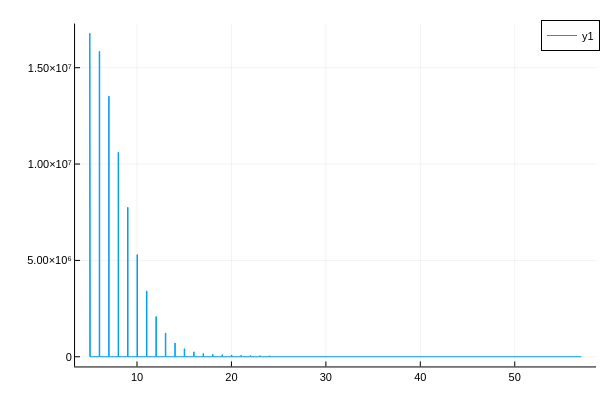

Write notebook code for a chart like this one.
### Code cell
# ND=0.5
all_pixels = collect(Iterators.flatten(tcspc_stream[:,5:128]))
histogram(all_pixels, bins=1000)

### Figure 1 — Plotly figure (JSON) as saved in the notebook; plotly's stock layout.template omitted (floating-point values rounded to 4 significant figures; data arrays with more than 128 entries replaced by an {"elided": "..."} marker saying what was removed)
{"data": [{"colorbar": {"len": 0.9525, "title": "", "x": 0.9934, "y": 0.5139}, "legendgroup": "y1", "line": {"color": "rgba(0, 154, 250, 1.000)", "dash": "solid", "shape": "linear", "width": 1}, "mode": "lines", "name": "y1", "showlegend": true, "type": "scatter", "x": {"elided": "2084 float values"}, "xaxis": "x", "y": {"elided": "2084 int values"}, "yaxis": "y"}], "layout": {"annotations": [], "height": 400, "legend": {"bgcolor": "rgba(255, 255, 255, 1.000)", "bordercolor": "rgba(0, 0, 0, 1.000)", "borderwidth": 1, "font": {"color": "rgba(0, 0, 0, 1.000)", "family": "sans-serif", "size": 11}, "title": {"font": {"color": "rgba(0, 0, 0, 1.000)", "family": "sans-serif", "size": 15}, "text": ""}, "tracegroupgap": 0, "traceorder": "normal", "x": 1, "xanchor": "auto", "y": 1, "yanchor": "auto"}, "margin": {"b": 20, "l": 0, "r": 0, "t": 20}, "paper_bgcolor": "rgba(255, 255, 255, 1.000)", "plot_bgcolor": "rgba(255, 255, 255, 1.000)", "showlegend": true, "width": 600, "xaxis": {"anchor": "y", "domain": [0.1251, 0.9934], "gridcolor": "rgba(0, 0, 0, 0.100)", "gridwidth": 0.5, "linecolor": "rgba(0, 0, 0, 1.000)", "mirror": false, "range": [3.438, 58.61], "showgrid": true, "showline": true, "showticklabels": true, "tickangle": 0, "tickcolor": "rgb(0, 0, 0)", "tickfont": {"color": "rgba(0, 0, 0, 1.000)", "family": "sans-serif", "size": 11}, "tickmode": "array", "ticks": "inside", "ticktext": ["10", "20", "30", "40", "50"], "tickvals": [10, 20, 30, 40, 50], "title": "", "titlefont": {"color": "rgba(0, 0, 0, 1.000)", "family": "sans-serif", "size": 15}, "type": "-", "visible": true, "zeroline": false, "zerolinecolor": "rgba(0, 0, 0, 1.000)"}, "yaxis": {"anchor": "x", "domain": [0.03762, 0.9902], "gridcolor": "rgba(0, 0, 0, 0.100)", "gridwidth": 0.5, "linecolor": "rgba(0, 0, 0, 1.000)", "mirror": false, "range": [-503600.0, 17290000.0], "showgrid": true, "showline": true, "showticklabels": true, "tickangle": 0, "tickcolor": "rgb(0, 0, 0)", "tickfont": {"color": "rgba(0, 0, 0, 1.000)", "family": "sans-serif", "size": 11}, "tickmode": "array", "ticks": "inside", "ticktext": ["0", "5.00×10⁶", "1.00×10⁷", "1.50×10⁷"], "tickvals": [0, 5000000, 10000000, 15000000], "title": "", "titlefont": {"color": "rgba(0, 0, 0, 1.000)", "family": "sans-serif", "size": 15}, "type": "-", "visible": true, "zeroline": false, "zerolinecolor": "rgba(0, 0, 0, 1.000)"}}}
